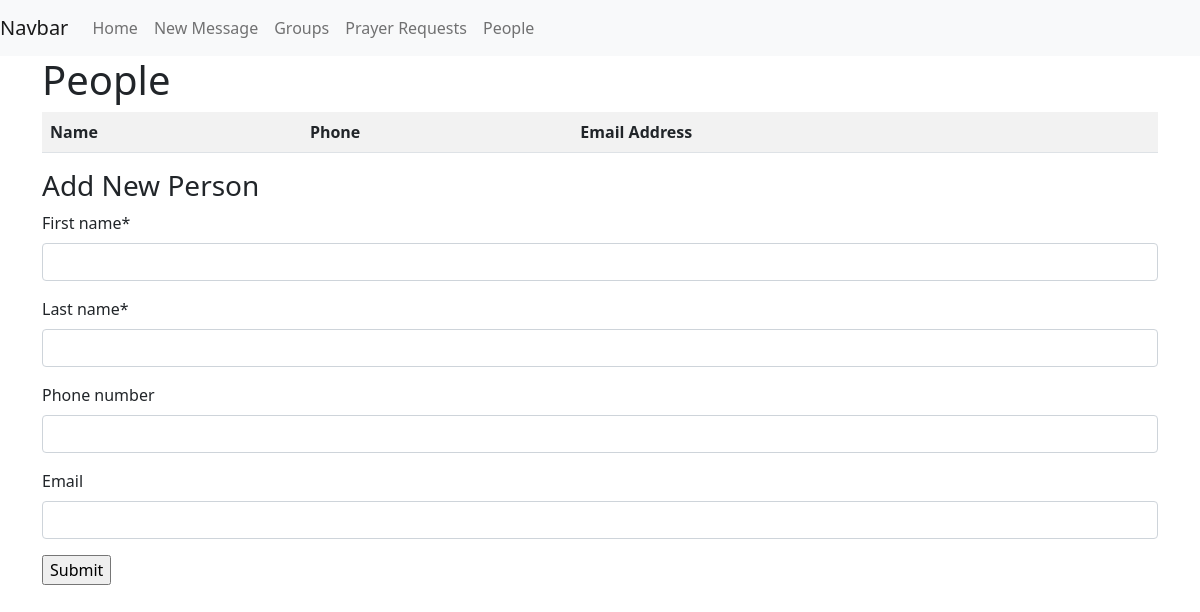
Page /prayer/people on the earlier database version.
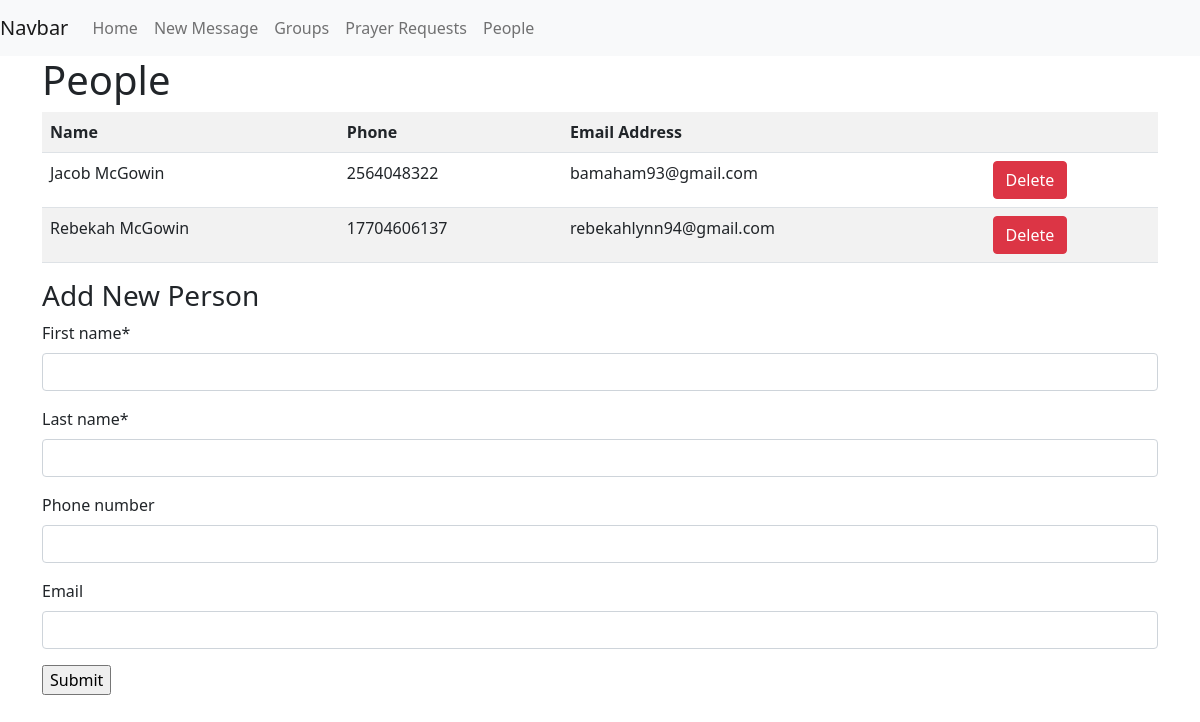
Same page on the later database version.
### prayer/models.py (models this page shows, shortened)
class Person(models.Model):
    first_name = models.CharField(max_length=50)
    last_name = models.CharField(max_length=50)
    phone_number = models.CharField(max_length=50, null=True, blank=True)  # TODO check if better way to validate.
    email = models.EmailField(null=True, blank=True)
    class Meta():
        verbose_name_plural = "People"

### prayer/views.py (the view, shortened to what this page needs)
# urls.py: path('people', views.people, name='people'),
def people(request) -> render:
    context = {
        'new_person_form': NewPersonForm(),
        'people_list': Person.objects.all(),
    }
    return render(request, 'prayer/prayer-people.html', context)

### prayer/forms.py
class NewPersonForm(forms.ModelForm):
    class Meta:
        model = Person
        fields = ['first_name', 'last_name', 'phone_number', 'email',]

### templates/prayer/prayer-people.html (shortened to what this page needs)
{% extends 'prayer/prayer_base.html' %}
{% load crispy_forms_tags %}
{% block section1 %}
    <h1>People</h1>
    <table class="table table-striped">
        <tr>
            <th class="col">Name</th>
            <th class="col">Phone</th>
            <th class="col">Email Address</th>
            <th class="col"></th>
        </tr>
        {% for person in people_list %}
        <tr>
            <td>{{ person.first_name }} {{ person.last_name }}</td>
            <td>{{ person.phone_number }}</td>
            <td>{{ person.email }}</td>
            <td>
                <a class="btn btn-danger" role="button" href="{% url 'prayer:delete_person' person_id=person.id %}">
                    Delete</a>
            </td>
        </tr>
        {% endfor %}
    </table>
    <h3>Add New Person</h3>
    <form action="#" method="POST">
        {{ new_person_form | crispy }}
        <input type="Submit">
    </form>
{% endblock %}

### templates/prayer/prayer_base.html (shortened to what this page needs)
{% extends 'base.html' %}
{% block navbar %}
<nav class="navbar navbar-expand-lg navbar-light bg-light">
  <a class="navbar-brand" href="#">Navbar</a>
  <div class="collapse navbar-collapse" id="navbarNav">
    <ul class="navbar-nav">
      <li class="nav-item active">
        <a class="nav-link" href="{% url 'prayer:index'%}">Home</a>
      </li>
      <li class="nav-item">
        <a class="nav-link" href="{% url 'prayer:new_message' %}">New Message</a>
      </li>
      <li class="nav-item">
        <a class="nav-link" href="{% url 'prayer:groups' %}">Groups</a>
      </li>
      <li class="nav-item">
        <a class="nav-link" href="{% url 'prayer:prayer_requests' %}">Prayer Requests</a>
      </li>
      <li class="nav-item">
        <a class="nav-link" href="{% url 'prayer:people' %}">People</a>
      </li>
    </ul>
  </div>
</nav>
{% endblock %}

### templates/base.html (shortened to what this page needs)
{% load static %}
<!DOCTYPE html>
<html lang="en">
<head>
    <link href="https://cdn.jsdelivr.net/npm/bootstrap@5.1.3/dist/css/bootstrap.min.css" rel="stylesheet">
    <link rel="stylesheet" type="text/css" href="{% static 'css/my_style.css' %}">
</head>
<body>
        {% block navbar%}
        {% endblock %}
    <div class="container">
        {% block section1 %}
        {% endblock %}
    </div>
</body>
</html>

Differences in the rows shown:
added Person: first_name "Jacob", last_name "McGowin", phone_number "2564048322", email "bamaham93@gmail.com"
added Person: first_name "Rebekah", last_name "McGowin", phone_number "17704606137", email "rebekahlynn94@gmail.com"
